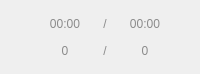
       <widget class="QWidget" name="widgetSlider" native="true">
        <property name="sizePolicy">
         <sizepolicy hsizetype="Expanding" vsizetype="Preferred">
          <horstretch>0</horstretch>
          <verstretch>0</verstretch>
         </sizepolicy>
        </property>
        <property name="minimumSize">
         <size>
          <width>0</width>
          <height>74</height>
         </size>
        </property>
        <property name="maximumSize">
         <size>
          <width>16777215</width>
          <height>74</height>
         </size>
        </property>
        <property name="styleSheet">
         <string notr="true">#widgetSlider{background-color: #313131; border-top: 2px solid rgba(0,0,0,60);}
QLabel{color: #8b8b8b;}</string>
        </property>
        <layout class="QHBoxLayout" name="horizontalLayoutSlider">
         <property name="rightMargin">
          <number>0</number>
         </property>
         <item>
          <widget class="QWidget" name="widget_4" native="true">
           <property name="sizePolicy">
            <sizepolicy hsizetype="Preferred" vsizetype="Preferred">
             <horstretch>0</horstretch>
             <verstretch>0</verstretch>
            </sizepolicy>
           </property>
           <property name="maximumSize">
            <size>
             <width>120</width>
             <height>16777215</height>
            </size>
           </property>
           <layout class="QVBoxLayout" name="verticalLayout_3">
            <property name="spacing">
             <number>3</number>
            </property>
            <property name="leftMargin">
             <number>0</number>
            </property>
            <property name="topMargin">
             <number>0</number>
            </property>
            <property name="rightMargin">
             <number>0</number>
            </property>
            <property name="bottomMargin">
             <number>0</number>
            </property>
            <item>
             <layout class="QHBoxLayout" name="horizontalLayout_3">
              <property name="spacing">
               <number>0</number>
              </property>
              <property name="sizeConstraint">
               <enum>QLayout::SetNoConstraint</enum>
              </property>
              <item>
               <widget class="QLabel" name="labelCurTime">
                <property name="sizePolicy">
                 <sizepolicy hsizetype="Preferred" vsizetype="Preferred">
                  <horstretch>0</horstretch>
                  <verstretch>0</verstretch>
                 </sizepolicy>
                </property>
                <property name="text">
                 <string>00:00</string>
                </property>
                <property name="alignment">
                 <set>Qt::AlignCenter</set>
                </property>
               </widget>
              </item>
              <item>
               <widget class="QLabel" name="label_5">
                <property name="sizePolicy">
                 <sizepolicy hsizetype="Preferred" vsizetype="Preferred">
                  <horstretch>0</horstretch>
                  <verstretch>0</verstretch>
                 </sizepolicy>
                </property>
                <property name="text">
                 <string>/</string>
                </property>
                <property name="alignment">
                 <set>Qt::AlignCenter</set>
                </property>
               </widget>
              </item>
              <item>
               <widget class="QLabel" name="labelTotalTime">
                <property name="sizePolicy">
                 <sizepolicy hsizetype="Preferred" vsizetype="Preferred">
                  <horstretch>0</horstretch>
                  <verstretch>0</verstretch>
                 </sizepolicy>
                </property>
                <property name="text">
                 <string>00:00</string>
                </property>
                <property name="alignment">
                 <set>Qt::AlignCenter</set>
                </property>
               </widget>
              </item>
             </layout>
            </item>
            <item>
             <layout class="QHBoxLayout" name="horizontalLayout_4">
              <property name="spacing">
               <number>0</number>
              </property>
              <property name="sizeConstraint">
               <enum>QLayout::SetNoConstraint</enum>
              </property>
              <item>
               <widget class="QLabel" name="labelCurFrame">
                <property name="sizePolicy">
                 <sizepolicy hsizetype="Preferred" vsizetype="Preferred">
                  <horstretch>0</horstretch>
                  <verstretch>0</verstretch>
                 </sizepolicy>
                </property>
                <property name="minimumSize">
                 <size>
                  <width>0</width>
                  <height>0</height>
                 </size>
                </property>
                <property name="text">
                 <string>0</string>
                </property>
                <property name="alignment">
                 <set>Qt::AlignCenter</set>
                </property>
               </widget>
              </item>
              <item>
               <widget class="QLabel" name="label_8">
                <property name="sizePolicy">
                 <sizepolicy hsizetype="Preferred" vsizetype="Preferred">
                  <horstretch>0</horstretch>
                  <verstretch>0</verstretch>
                 </sizepolicy>
                </property>
                <property name="text">
                 <string>/</string>
                </property>
                <property name="alignment">
                 <set>Qt::AlignCenter</set>
                </property>
               </widget>
              </item>
              <item>
               <widget class="QLabel" name="labelTotalFrame">
                <property name="sizePolicy">
                 <sizepolicy hsizetype="Preferred" vsizetype="Preferred">
                  <horstretch>0</horstretch>
                  <verstretch>0</verstretch>
                 </sizepolicy>
                </property>
                <property name="text">
                 <string>0</string>
                </property>
                <property name="alignment">
                 <set>Qt::AlignCenter</set>
                </property>
               </widget>
              </item>
             </layout>
            </item>
           </layout>
          </widget>
         </item>
        </layout>
       </widget>
